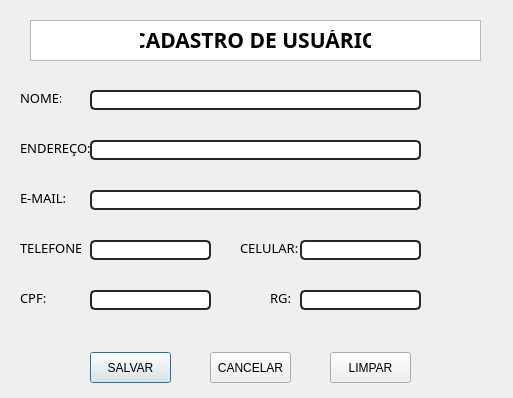
<?xml version="1.0" encoding="UTF-8"?>
<ui version="4.0">
 <class>Cadastro</class>
 <widget class="QDialog" name="Cadastro">
  <property name="geometry">
   <rect>
    <x>0</x>
    <y>0</y>
    <width>513</width>
    <height>398</height>
   </rect>
  </property>
  <property name="windowTitle">
   <string>Dialog</string>
  </property>
  <widget class="QLabel" name="label">
   <property name="geometry">
    <rect>
     <x>140</x>
     <y>30</y>
     <width>231</width>
     <height>20</height>
    </rect>
   </property>
   <property name="font">
    <font>
     <family>Candara</family>
     <pointsize>16</pointsize>
     <weight>75</weight>
     <bold>true</bold>
    </font>
   </property>
   <property name="text">
    <string>CADASTRO DE USUÁRIO</string>
   </property>
   <property name="alignment">
    <set>Qt::AlignCenter</set>
   </property>
  </widget>
  <widget class="QPushButton" name="btn_salvar">
   <property name="geometry">
    <rect>
     <x>90</x>
     <y>352</y>
     <width>81</width>
     <height>31</height>
    </rect>
   </property>
   <property name="text">
    <string>SALVAR</string>
   </property>
  </widget>
  <widget class="QPushButton" name="btn_cancelar">
   <property name="geometry">
    <rect>
     <x>210</x>
     <y>352</y>
     <width>81</width>
     <height>31</height>
    </rect>
   </property>
   <property name="text">
    <string>CANCELAR</string>
   </property>
  </widget>
  <widget class="QLabel" name="label_2">
   <property name="geometry">
    <rect>
     <x>20</x>
     <y>90</y>
     <width>41</width>
     <height>16</height>
    </rect>
   </property>
   <property name="font">
    <font>
     <family>Candara</family>
     <pointsize>10</pointsize>
     <weight>50</weight>
     <bold>false</bold>
    </font>
   </property>
   <property name="text">
    <string>NOME:</string>
   </property>
  </widget>
  <widget class="QLabel" name="label_3">
   <property name="geometry">
    <rect>
     <x>20</x>
     <y>140</y>
     <width>71</width>
     <height>16</height>
    </rect>
   </property>
   <property name="font">
    <font>
     <family>Candara</family>
     <pointsize>10</pointsize>
     <weight>50</weight>
     <bold>false</bold>
    </font>
   </property>
   <property name="text">
    <string>ENDEREÇO:</string>
   </property>
  </widget>
  <widget class="QLabel" name="label_4">
   <property name="geometry">
    <rect>
     <x>20</x>
     <y>190</y>
     <width>51</width>
     <height>16</height>
    </rect>
   </property>
   <property name="font">
    <font>
     <family>Candara</family>
     <pointsize>10</pointsize>
     <weight>50</weight>
     <bold>false</bold>
    </font>
   </property>
   <property name="text">
    <string>E-MAIL:</string>
   </property>
  </widget>
  <widget class="QLabel" name="label_5">
   <property name="geometry">
    <rect>
     <x>20</x>
     <y>240</y>
     <width>61</width>
     <height>16</height>
    </rect>
   </property>
   <property name="font">
    <font>
     <family>Candara</family>
     <pointsize>10</pointsize>
     <weight>50</weight>
     <bold>false</bold>
    </font>
   </property>
   <property name="text">
    <string>TELEFONE:</string>
   </property>
  </widget>
  <widget class="QLabel" name="label_6">
   <property name="geometry">
    <rect>
     <x>20</x>
     <y>290</y>
     <width>31</width>
     <height>16</height>
    </rect>
   </property>
   <property name="font">
    <font>
     <family>Candara</family>
     <pointsize>10</pointsize>
     <weight>50</weight>
     <bold>false</bold>
    </font>
   </property>
   <property name="text">
    <string>CPF:</string>
   </property>
  </widget>
  <widget class="QLabel" name="label_7">
   <property name="geometry">
    <rect>
     <x>270</x>
     <y>290</y>
     <width>21</width>
     <height>16</height>
    </rect>
   </property>
   <property name="font">
    <font>
     <family>Candara</family>
     <pointsize>10</pointsize>
     <weight>50</weight>
     <bold>false</bold>
    </font>
   </property>
   <property name="text">
    <string>RG:</string>
   </property>
  </widget>
  <widget class="QLineEdit" name="input_name">
   <property name="geometry">
    <rect>
     <x>90</x>
     <y>90</y>
     <width>331</width>
     <height>20</height>
    </rect>
   </property>
   <property name="font">
    <font>
     <family>Candara</family>
     <pointsize>10</pointsize>
    </font>
   </property>
   <property name="styleSheet">
    <string notr="true">QLineEdit {
	border: 2px solid rgb(37, 39, 48);
	border-radius: 5px;
	padding-left: 5px;
	padding-right: 5px;
}</string>
   </property>
  </widget>
  <widget class="QLineEdit" name="input_endereco">
   <property name="geometry">
    <rect>
     <x>90</x>
     <y>140</y>
     <width>331</width>
     <height>20</height>
    </rect>
   </property>
   <property name="font">
    <font>
     <family>Candara</family>
     <pointsize>10</pointsize>
    </font>
   </property>
   <property name="styleSheet">
    <string notr="true">QLineEdit {
	border: 2px solid rgb(37, 39, 48);
	border-radius: 5px;
	padding-left: 5px;
	padding-right: 5px;
}</string>
   </property>
  </widget>
  <widget class="QLineEdit" name="input_email">
   <property name="geometry">
    <rect>
     <x>90</x>
     <y>190</y>
     <width>331</width>
     <height>20</height>
    </rect>
   </property>
   <property name="font">
    <font>
     <family>Candara</family>
     <pointsize>10</pointsize>
    </font>
   </property>
   <property name="styleSheet">
    <string notr="true">QLineEdit {
	border: 2px solid rgb(37, 39, 48);
	border-radius: 5px;
	padding-left: 5px;
	padding-right: 5px;
}</string>
   </property>
  </widget>
  <widget class="QLineEdit" name="input_telefone">
   <property name="geometry">
    <rect>
     <x>90</x>
     <y>240</y>
     <width>121</width>
     <height>20</height>
    </rect>
   </property>
   <property name="font">
    <font>
     <family>Candara</family>
     <pointsize>10</pointsize>
    </font>
   </property>
   <property name="styleSheet">
    <string notr="true">QLineEdit {
	border: 2px solid rgb(37, 39, 48);
	border-radius: 5px;
	padding-left: 5px;
	padding-right: 5px;
}</string>
   </property>
  </widget>
  <widget class="QLineEdit" name="input_cpf">
   <property name="geometry">
    <rect>
     <x>90</x>
     <y>290</y>
     <width>121</width>
     <height>20</height>
    </rect>
   </property>
   <property name="font">
    <font>
     <family>Candara</family>
     <pointsize>10</pointsize>
    </font>
   </property>
   <property name="styleSheet">
    <string notr="true">QLineEdit {
	border: 2px solid rgb(37, 39, 48);
	border-radius: 5px;
	padding-left: 5px;
	padding-right: 5px;
}</string>
   </property>
  </widget>
  <widget class="QLineEdit" name="input_rg">
   <property name="geometry">
    <rect>
     <x>300</x>
     <y>290</y>
     <width>121</width>
     <height>20</height>
    </rect>
   </property>
   <property name="font">
    <font>
     <family>Candara</family>
     <pointsize>10</pointsize>
    </font>
   </property>
   <property name="styleSheet">
    <string notr="true">QLineEdit {
	border: 2px solid rgb(37, 39, 48);
	border-radius: 5px;
	padding-left: 5px;
	padding-right: 5px;
}</string>
   </property>
  </widget>
  <widget class="QTableWidget" name="tableWidget">
   <property name="geometry">
    <rect>
     <x>30</x>
     <y>20</y>
     <width>451</width>
     <height>41</height>
    </rect>
   </property>
  </widget>
  <widget class="QLineEdit" name="input_celular">
   <property name="geometry">
    <rect>
     <x>300</x>
     <y>240</y>
     <width>121</width>
     <height>20</height>
    </rect>
   </property>
   <property name="font">
    <font>
     <family>Candara</family>
     <pointsize>10</pointsize>
    </font>
   </property>
   <property name="styleSheet">
    <string notr="true">QLineEdit {
	border: 2px solid rgb(37, 39, 48);
	border-radius: 5px;
	padding-left: 5px;
	padding-right: 5px;
}</string>
   </property>
  </widget>
  <widget class="QLabel" name="label_8">
   <property name="geometry">
    <rect>
     <x>240</x>
     <y>240</y>
     <width>61</width>
     <height>16</height>
    </rect>
   </property>
   <property name="font">
    <font>
     <family>Candara</family>
     <pointsize>10</pointsize>
     <weight>50</weight>
     <bold>false</bold>
    </font>
   </property>
   <property name="text">
    <string>CELULAR:</string>
   </property>
  </widget>
  <widget class="QPushButton" name="btn_limpar">
   <property name="geometry">
    <rect>
     <x>330</x>
     <y>352</y>
     <width>81</width>
     <height>31</height>
    </rect>
   </property>
   <property name="text">
    <string>LIMPAR</string>
   </property>
  </widget>
  <zorder>btn_salvar</zorder>
  <zorder>btn_cancelar</zorder>
  <zorder>label_2</zorder>
  <zorder>label_3</zorder>
  <zorder>label_4</zorder>
  <zorder>label_5</zorder>
  <zorder>label_6</zorder>
  <zorder>label_7</zorder>
  <zorder>input_name</zorder>
  <zorder>input_endereco</zorder>
  <zorder>input_email</zorder>
  <zorder>input_telefone</zorder>
  <zorder>input_cpf</zorder>
  <zorder>input_rg</zorder>
  <zorder>tableWidget</zorder>
  <zorder>label</zorder>
  <zorder>input_celular</zorder>
  <zorder>label_8</zorder>
  <zorder>btn_limpar</zorder>
 </widget>
 <resources/>
 <connections/>
</ui>
